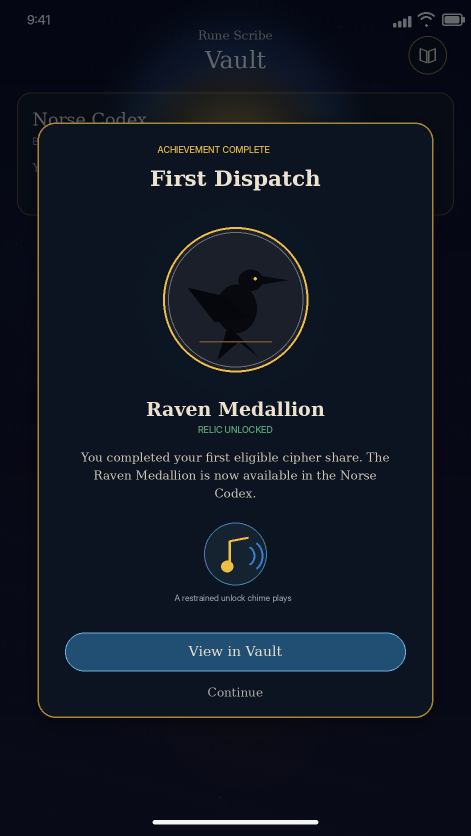
#> input picture docs/verification/theme-fidelity-v4/rejected/first-dispatch-raven-medallion.png, 941 x 1672 px (shown at 1/2 size)
$ python -i check-production-reference-boundary.py   (imports and definitions only)   (older library calls are emulated)
#> lines starting #> are read from the running program, lines starting #| are printed output that depends on the picture
#!/usr/bin/env python3
"""Detect authority-image reuse inside shipping Production visual resources.

The checker is intentionally configured entirely by command-line paths.  It
does not know the name or location of a particular remediation package.  The
package manifest supplies protected authority classifications and the exact
candidate catalog supplies the narrowly permitted byte identities.
"""

from __future__ import annotations

import argparse
from dataclasses import asdict, dataclass
import hashlib
import io
import json
import math
from pathlib import Path, PurePosixPath
import re
import shutil
import subprocess
import sys
import tempfile
from typing import Any, Iterator, Sequence


DEPENDENCY_ERRORS: list[str] = []
try:
    import cv2
except Exception as error:  # pragma: no cover - exercised by dependency guard
    cv2 = None  # type: ignore[assignment]
    DEPENDENCY_ERRORS.append(f"OpenCV unavailable: {type(error).__name__}: {error}")
try:
    import numpy as np
except Exception as error:  # pragma: no cover - exercised by dependency guard
    np = None  # type: ignore[assignment]
    DEPENDENCY_ERRORS.append(f"NumPy unavailable: {type(error).__name__}: {error}")
try:
    from PIL import Image, ImageCms, ImageOps
except Exception as error:  # pragma: no cover - exercised by dependency guard
    Image = ImageCms = ImageOps = None  # type: ignore[assignment]
    DEPENDENCY_ERRORS.append(f"Pillow unavailable: {type(error).__name__}: {error}")


SCHEMA_VERSION = "1.0"
SUPPORTED_RASTER_SUFFIXES = frozenset(
    {".png", ".jpg", ".jpeg", ".webp", ".tif", ".tiff"}
)
SUPPORTED_VISUAL_SUFFIXES = SUPPORTED_RASTER_SUFFIXES | frozenset({".pdf"})
SHA256_PATTERN = re.compile(r"^[0-9a-f]{64}$")
SIGNATURE_SIZE = (48, 48)
FEATURE_MAX_EDGE = 900
FEATURE_LIMIT = 1200
FEATURE_DISTANCE_LIMIT = 105.0
MIN_FEATURE_MATCHES = 10
MIN_FEATURE_INLIERS = 8

PROTECTED_AUTHORITY_MARKERS = (
    "authoritative",
    "controlling",
    "reference",
    "supporting",
    "secondary",
    "rejected",
)
IGNORED_AUTHORITIES = frozenset(
    {
        "hash-locked-comparison-mask",
        "index-only",
        "owner-supplied-full-resolution-source",
    }
)


class GuardError(RuntimeError):
    """A fail-closed input, manifest, decoding, or dependency error."""


@dataclass(frozen=True)
class AssetRecord:
    logical_path: str
    authority: str
    sha256: str
    dimensions: tuple[int, int]
    actual_path: Path
    category: str


@dataclass(frozen=True)
class ExactCandidate:
    record: AssetRecord
    expected_shipping_tail: str


@dataclass
class Fingerprint:
    logical_path: str
    actual_path: Path
    byte_sha256: str
    pixel_sha256: str
    dimensions: tuple[int, int]
    signature: Any
    information_score: float


@dataclass
class FeatureSet:
    points: Any
    descriptors: Any
    dimensions: tuple[int, int]


@dataclass(frozen=True)
class Finding:
    code: str
    kind: str
    shippingPath: str
    authorityPath: str
    detail: str
    metrics: dict[str, Any]


# [185 lines left out: functions sha256_file, contained_path, load_json, classify_authority, parse_dimensions, parse_manifest and 3 more, not called in this run]


def normalize_rgba(path: Path) -> Any:
    if Image is None or ImageCms is None or ImageOps is None:
        raise GuardError("Pillow dependency is unavailable")
    try:
        with Image.open(path) as source:
#> source is the input picture: PIL image 941x1672 RGB; mean R, G, B 16.8, 23.1, 34.8
            source.load()
            oriented = ImageOps.exif_transpose(source)
            rgba = oriented.convert("RGBA")
            icc_profile = source.info.get("icc_profile")
            if icc_profile:
                alpha = rgba.getchannel("A")
                source_profile = ImageCms.ImageCmsProfile(io.BytesIO(icc_profile))
                destination_profile = ImageCms.createProfile("sRGB")
                rgb = ImageCms.profileToProfile(
                    rgba.convert("RGB"),
                    source_profile,
                    destination_profile,
                    outputMode="RGB",
                )
                rgba = Image.merge("RGBA", (*rgb.split(), alpha))
            return rgba.copy()
    except Exception as error:
        raise GuardError(
            f"unable to decode and normalize raster {path}: "
            f"{type(error).__name__}: {error}"
        ) from error


# [180 lines left out: functions normalized_pixel_sha256, signature_array, fingerprint, validate_record_dimensions, discover_shipping_visuals, render_pdf_pages and 4 more, not called in this run]


def work_rgb_gray_and_alpha(path: Path) -> tuple[Any, Any, Any]:
    if np is None or cv2 is None:
        raise GuardError("NumPy or OpenCV dependency is unavailable")
    image = normalize_rgba(path)
    width, height = image.size
#> width = 941; height = 1672
    scale = min(1.0, FEATURE_MAX_EDGE / max(width, height))
#> scale = 0.538
    if scale < 1.0:
        image = image.resize(
            (max(1, round(width * scale)), max(1, round(height * scale))),
            Image.Resampling.LANCZOS,
        )
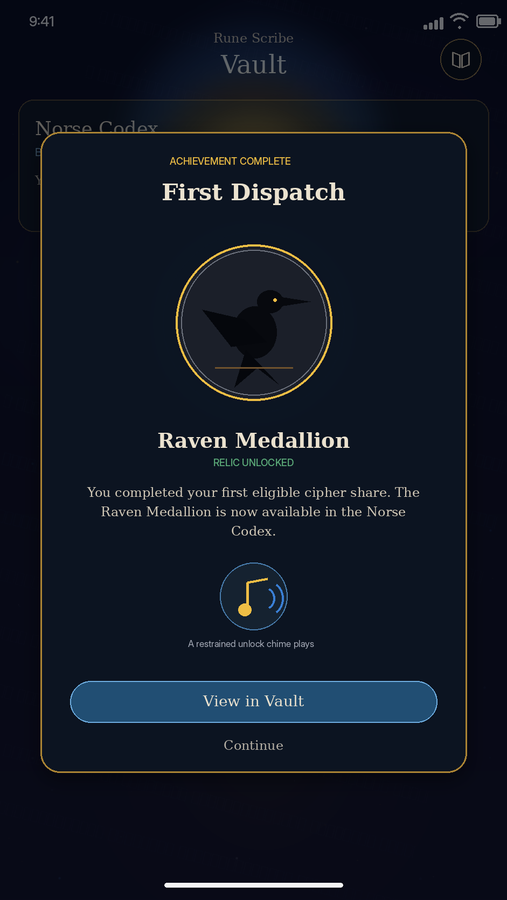
#> image: PIL image 507x900 RGBA; mean R, G, B, A 16.9, 23.1, 34.8, 255
    array = np.asarray(image, dtype=np.float32)
    alpha = array[:, :, 3:4] / 255.0
#> alpha: shape (900, 507, 1) float32; every value is 1
    rgb = np.clip(array[:, :, :3] * alpha + 255.0 * (1.0 - alpha), 0, 255).astype(
        np.uint8
    )
    gray = cv2.cvtColor(rgb, cv2.COLOR_RGB2GRAY)
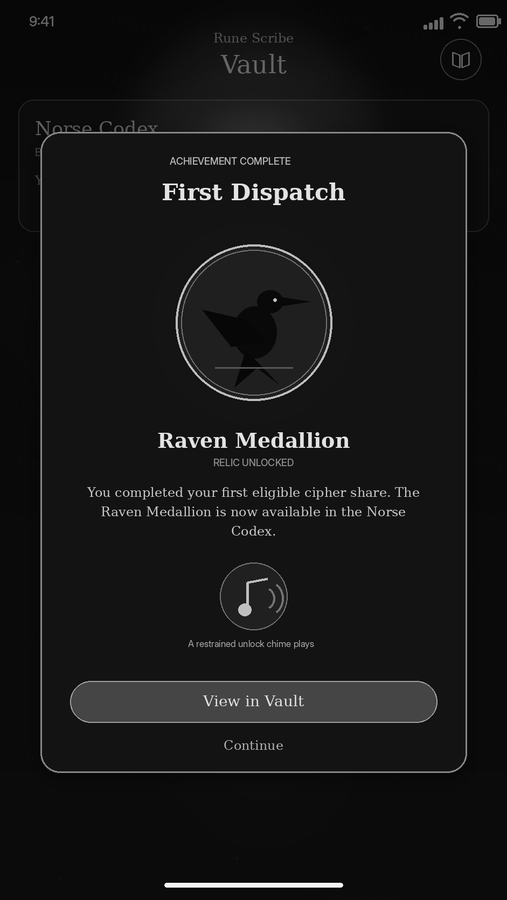
#> gray: shape (900, 507); min 0, max 255, mean 22.5
    alpha_channel = np.clip(array[:, :, 3], 0, 255).astype(np.uint8)
#> alpha_channel: shape (900, 507); every value is 255
    return rgb, gray, alpha_channel


def work_rgb_and_gray(path: Path) -> tuple[Any, Any]:
    rgb, gray, _ = work_rgb_gray_and_alpha(path)
    return rgb, gray


def extract_features(path: Path) -> FeatureSet:
    if cv2 is None or np is None:
        raise GuardError("OpenCV or NumPy dependency is unavailable")
    _, gray = work_rgb_and_gray(path)
    try:
        detector = cv2.SIFT_create(
            nfeatures=FEATURE_LIMIT,
            contrastThreshold=0.018,
            edgeThreshold=10,
        )
    except Exception as error:
        raise GuardError(f"OpenCV SIFT support is unavailable: {error}") from error
    keypoints, descriptors = detector.detectAndCompute(gray, None)
#> keypoints = 584 keypoints; strongest (x, y, size): (255, 185, 2.4), (182, 185, 2.4), (340, 885, 3.9), (168, 885, 4)
    if not keypoints or descriptors is None:
        return FeatureSet(
            points=np.empty((0, 2), dtype=np.float32),
            descriptors=np.empty((0, 128), dtype=np.float32),
            dimensions=(gray.shape[1], gray.shape[0]),
        )
    points = np.asarray([keypoint.pt for keypoint in keypoints], dtype=np.float32)
#> points = 584 pairs, first value 33.49 to 499, second value 10.85 to 884.9
    return FeatureSet(points, descriptors.astype(np.float32), (gray.shape[1], gray.shape[0]))


# [630 lines left out: functions intersection_geometry, verify_feature_geometry, relative_input_path, finding, run_guard, error_report, not called in this run]


def render_report(report: dict[str, Any]) -> str:
    return json.dumps(report, indent=2, sort_keys=True, ensure_ascii=True) + "\n"


# [52 lines left out: functions write_or_print, parser, main, not called in this run]


# [2 lines not run here, left out]

>>> result = extract_features('../docs/verification/theme-fidelity-v4/rejected/first-dispatch-raven-medallion.png')
